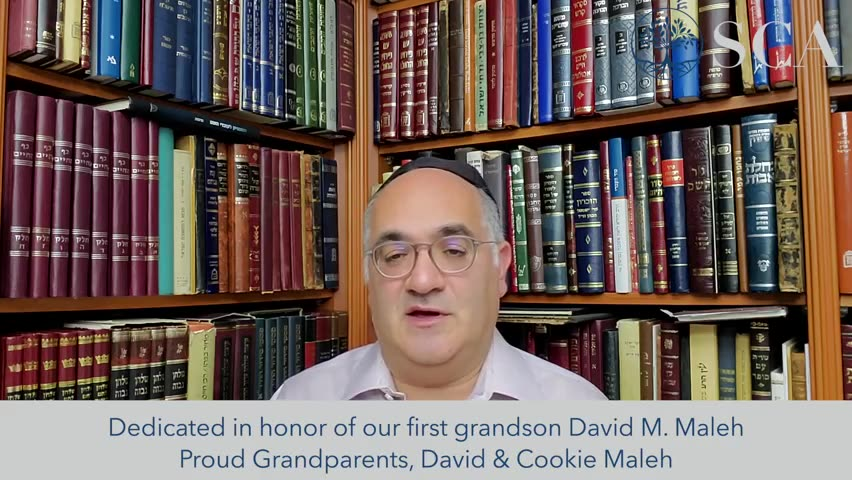
#> input picture images/episode-109-thumb.jpg, 852 x 480 px, given in place of logo.png, which was not available
$ python build_email.py 5 --out out.png
#> lines starting #> are read from the running program, lines starting #| are printed output that depends on the picture
#!/usr/bin/env python3
"""Builds the weekly Minhag of the Week email for one episode.

Everything in the email comes from the same data the website uses
(index.html + transcripts.json), so the email always matches the episode's
page on the site.

Usage:
    python scripts/build_email.py 23 --out /tmp/email.html
    python scripts/build_email.py 23 --out /tmp/email.html --asset-base http://localhost:8765

It also writes two image files into images/email/ (a play-button version of
the episode thumbnail, and an email-sized logo). Those have to be live on the
site before the email is sent, because email apps load images from the web.
"""
import argparse
import html
import json
import os
import re
import sys
from datetime import datetime, timedelta
from zoneinfo import ZoneInfo

ROOT = os.path.dirname(os.path.dirname(os.path.abspath(__file__)))
SITE = "https://minhagoftheweek.com"
NY = ZoneInfo("America/New_York")
SUBSCRIBE_URL = "https://youtube.us3.list-manage.com/subscribe?u=af8f644070b5e43b83849c47c&id=ad6b593467"

NAMES = {
    "Mosseri": "Joseph Mosseri",
    "Arking": "Morris Arking",
    "Harari": "Joey Harari",
    "All 3": "Joseph Mosseri, Morris Arking & Joey Harari",
    "Harari ft Arking": "Joey Harari & Morris Arking",
}

# Site colors (same values as :root in index.html)
NAVY, NAVY_DARK, PURPLE, PURPLE_LIGHT, PURPLE_DARK = "#184878", "#0f2d49", "#8b54b2", "#f0e6fa", "#6b3d8a"
CREAM, BORDER, TEXT, MUTED = "#f5f7fa", "#d0dae8", "#1a2a3a", "#5a7090"
SANS = "Arial,Helvetica,sans-serif"
SERIF = "Georgia,'Times New Roman',serif"

# How much transcript to show before the "keep reading" link.
EXCERPT_WORDS = 170
# An episode released within this many days of the send date counts as new.
NEW_WINDOW_DAYS = 10


# ── Reading the site's data ────────────────────────────────────────────────
# [22 lines left out: function _js_array, not called in this run]


def _js_unescape(s):
    s = re.sub(r"\\u([0-9a-fA-F]{4})", lambda m: chr(int(m.group(1), 16)), s)
    return s.replace("\\'", "'").replace('\\"', '"').replace("\\&", "&")


# [30 lines left out: function load_site, not called in this run]


def slugify(s):
    return re.sub(r"^-+|-+$", "", re.sub(r"[^A-Za-z0-9]+", "-", (s or "").strip()))


# [11 lines left out: function slug_map, not called in this run]


def num_display(ep):
    return re.sub(r"Episode 0+(\d)", r"Episode \1", ep[1].replace("Ep.", "Episode"))


# [46 lines left out: functions full_name, parse_ep_date, excerpt, not called in this run]


# ── Images ────────────────────────────────────────────────────────────────
def make_images(ep_id):
    """Writes images/email/episode-N-play.jpg and images/email/logo.png."""
#> called with ep_id = 5
    from PIL import Image, ImageDraw

    out_dir = os.path.join(ROOT, "images", "email")
    os.makedirs(out_dir, exist_ok=True)

    logo_out = os.path.join(out_dir, "logo.png")
    if not os.path.exists(logo_out):
        logo = Image.open(os.path.join(ROOT, "images", "logo.png")).convert("RGBA")
        w = 480
        logo.resize((w, round(logo.height * w / logo.width)), Image.LANCZOS).save(logo_out, optimize=True)
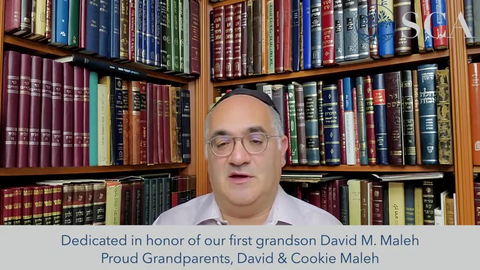
#> saved as logo.png: PIL image 480x270 RGBA; mean R, G, B, A 115.5, 99.7, 94.4, 255

    src = os.path.join(ROOT, "images", f"episode-{ep_id}-thumb.jpg")
    if not os.path.exists(src):
#> (the run stopped early here; a loop or call above may not have finished)

$ run again, on images/episode-113-thumb.jpg
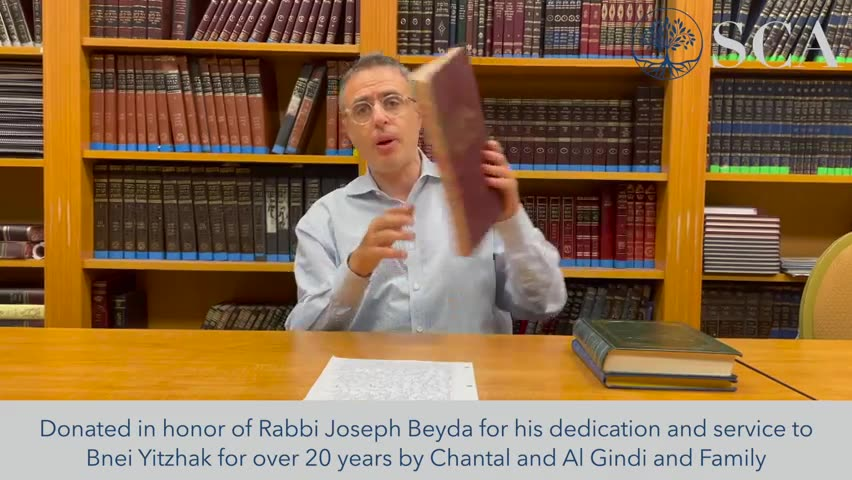
#> input picture images/episode-113-thumb.jpg, 852 x 480 px, given in place of logo.png, which was not available
#> in make_images, `logo.resize((w, round(logo.height * w / logo.width)), Image.LANCZOS).s..`:
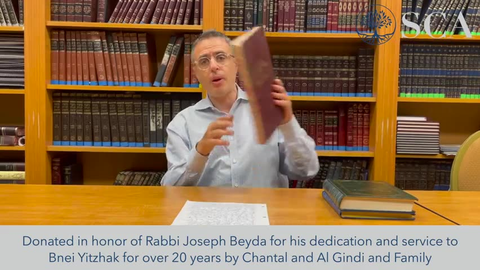
#> saved as logo.png: PIL image 480x270 RGBA; mean R, G, B, A 139.7, 110.4, 79.1, 255

$ run again, on images/episode-114-thumb.jpg
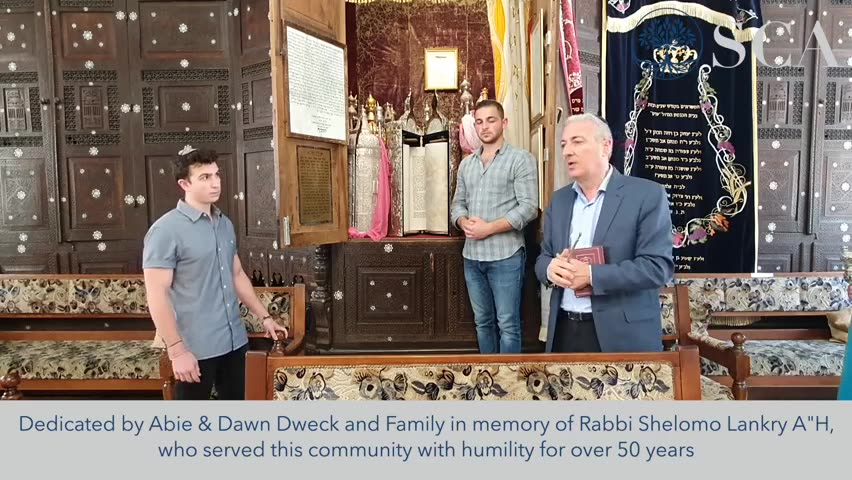
#> input picture images/episode-114-thumb.jpg, 852 x 480 px, given in place of logo.png, which was not available
#> in make_images, `logo.resize((w, round(logo.height * w / logo.width)), Image.LANCZOS).s..`:
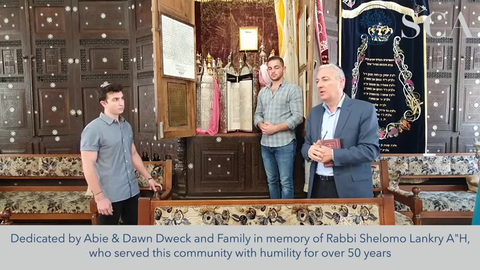
#> saved as logo.png: PIL image 480x270 RGBA; mean R, G, B, A 132.2, 120.4, 113.1, 255
